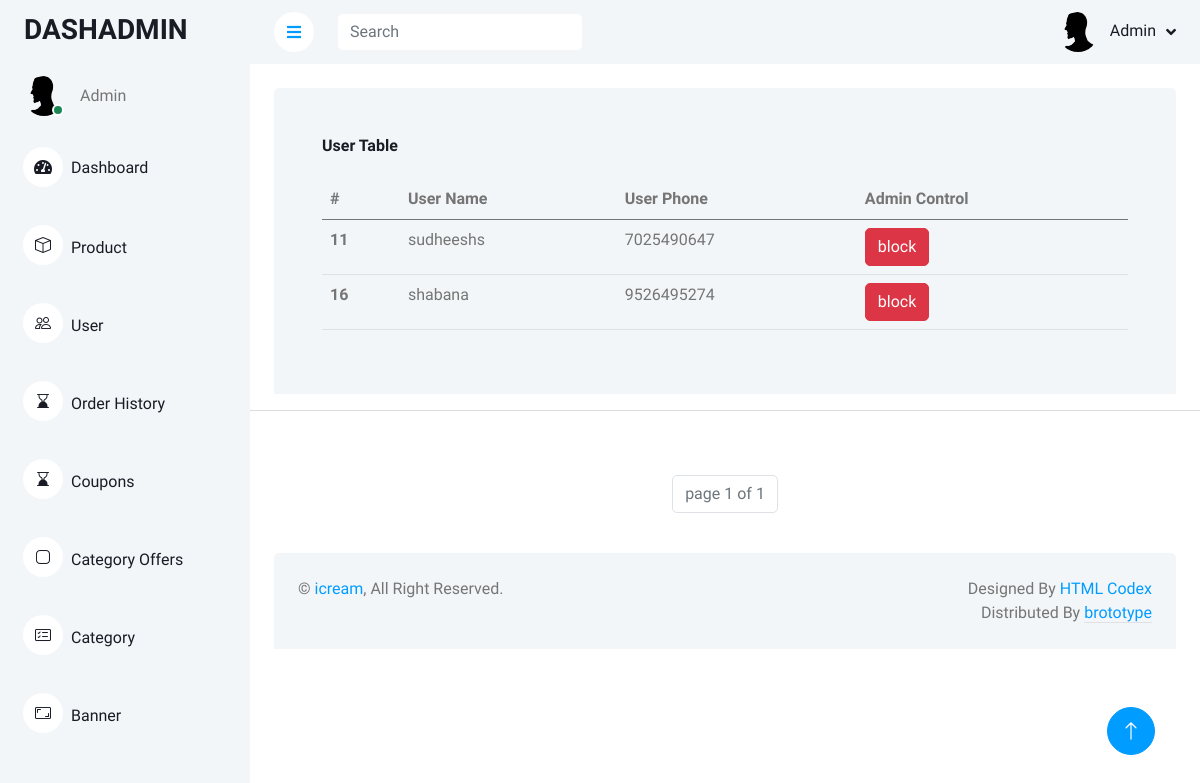
/customize/user/, run on the app's committed database.
### logins/models.py (models this page shows, shortened)
class UserInfo(User):
    phone_number = models.BigIntegerField(default=None)
    is_block = models.BooleanField(default=None)

### customize/views.py (the view)
# urls.py: path('user/',views.user_table,name='user_table'),
def user_table(request):
    p = Paginator(UserInfo.objects.all(),5)
    page = request.GET.get('page')
    user_details = p.get_page(page)
    return render(request,'usertable.html',{'user_details':user_details})

### customize/templates/usertable.html (shortened to what this page needs)
{% extends 'admindemo.html' %}
    {% block content %}
    {% load static %}
                <div class="container-fluid pt-4 px-4">
                <div class="bg-light rounded-top p-4">
                    <div class="row ">
                        <div class="col-sm-12 col-xl-12">
                            <div class="bg-light rounded h-100 p-4">
                                <h6 class="mb-4">User Table</h6>
                                <table class="table">
                                    <thead>
                                        <tr>
                                            <th scope="col">#</th>
                                            <th scope="col">User Name</th>
                                            <th scope="col">User Phone</th>
                                            <th scope="col">Admin Control</th>
                                        </tr>
                                    </thead>
                                    <tbody>
                                        {% for useritems in user_details %}
                                        <tr>
                                            <th scope="row">{{useritems.id}}</th>
                                            <td>{{useritems.username}}</td>
                                            <td>{{useritems.phone_number}}</td>
                                            {% if useritems.is_block %}
                                            <td>
                                                <a href="{% url 'user_unblock' useritems.id %}" type="button" class="btn btn-primary">Unblock</button>
                                            </td>
                                            {% else %}
                                            <td>
                                                <a onclick="blockuser({{ useritems.id }})" type="button" class="btn btn-danger">block</button>
                                            </td>
                                            {% endif %}
                                        </tr>
                                        {% endfor %}
                                    </tbody>
                                </table>
                            </div>
                        </div>
                    </div>
                </div>
                </div>
                <hr><br><br>
                <nav aria-label="Page navigation example ">
                    <ul class="pagination justify-content-center">
                <li class="page-item disabled"><a class="page-link">page {{user_details.number}} of {{user_details.paginator.num_pages}}</a></li>
                    </ul>
                  </nav>
    {% endblock %}

### static/dcss/style.css (style rules this page uses)
:root { --primary: #F195B2 ; --light: #F3F6F9; --dark: #191C24; }
.btn { transition: .5s; }

### data on the page
UserInfo: id "11", username "sudheeshs", phone_number "7025490647"
UserInfo: id "16", username "shabana", phone_number "9526495274"

### other printed values
{{ user_details.number }} "1"
{{ user_details.paginator.num_pages }} "1"
